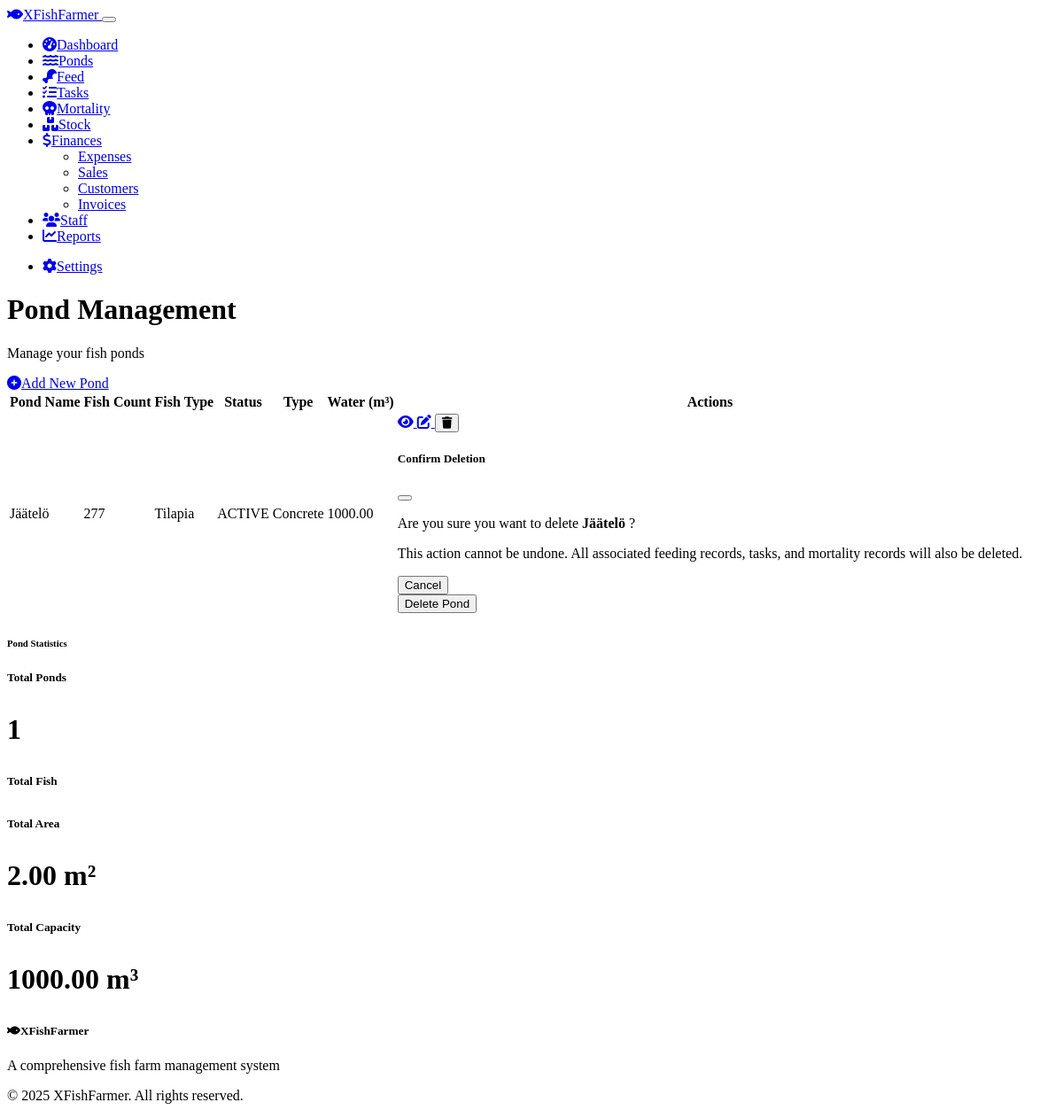
Screenshot of /ponds with the database file from the repository.
### models.py (models this page shows)
class Pond(db.Model):
    __tablename__ = 'ponds'
    id = db.Column(db.Integer, primary_key=True)
    name = db.Column(db.String(100), nullable=False)
    size = db.Column(db.Float, nullable=False)
    water_capacity = db.Column(db.Float, nullable=False)
    fish_count = db.Column(db.Integer, nullable=True)  # New field
    fish_type = db.Column(db.String(50), nullable=False)  # New field for fish type
    pond_type = db.Column(db.String(50), nullable=False)
    location = db.Column(db.String(200))
    mortalities = db.relationship('Mortality', backref='pond    ', lazy=True, cascade="all, delete-orphan")
    notes = db.Column(db.Text)
    status = db.Column(SQLAlchemyEnum(PondStatus), default=PondStatus.ACTIVE, nullable=False)
    date_created = db.Column(db.DateTime, default=datetime.utcnow)
    date_updated = db.Column(db.DateTime, default=datetime.utcnow, onupdate=datetime.utcnow)

### routes.py (the view)
@app.route('/ponds')
def ponds():
    ponds = Pond.query.all()
    return render_template('ponds/index.html', ponds=ponds)

### templates/ponds/index.html (shortened to what this page needs)
{% extends "layout.html" %}
{% block page_title %}Pond Management{% endblock %}
{% block content %}
<div class="row mb-4">
    <div class="col-12">
        <div class="d-flex justify-content-between align-items-center">
            <p class="lead">Manage your fish ponds</p>
            <a href="{{ url_for('create_pond') }}" class="btn btn-primary">
                <i class="fas fa-plus-circle me-2"></i>Add New Pond
            </a>
        </div>
    </div>
</div>
<div class="row">
    <div class="col-12">
        <div class="card shadow">
            <div class="card-body">
                {% if ponds %}
                <div class="table-responsive">
                    <table class="table table-hover">
                        <thead>
                            <tr>
                                <th>Pond Name</th>
                                <th>Fish Count</th>
                                <th>Fish Type</th>
                                <th>Status</th>
                                <th>Type</th>
                                <th>Water (m³)</th>
                                <th>Actions</th>
                            </tr>
                        </thead>
                        <tbody>
                            {% for pond in ponds %}
                            <tr>
                                <td>{{ pond.name }}</td>
                                <td>{{ pond.fish_count }}</td>
                                <td>{{ pond.fish_type }}</td>
                                <td>{{ pond.status.value }}</td>
                                <td>{{ pond.pond_type }}</td>
                                <td>{{ "%.2f"|format(pond.water_capacity) }}</td>
                                <td>
                                    <div class="btn-group">
                                        <a href="{{ url_for('view_pond', pond_id=pond.id) }}" class="btn btn-sm btn-info">
                                            <i class="fas fa-eye"></i>
                                        </a>
                                        <a href="{{ url_for('edit_pond', pond_id=pond.id) }}" class="btn btn-sm btn-warning">
                                            <i class="fas fa-edit"></i>
                                        </a>
                                        <button type="button" class="btn btn-sm btn-danger" data-bs-toggle="modal" data-bs-target="#deletePondModal{{ pond.id }}">
                                            <i class="fas fa-trash"></i>
                                        </button>
                                    </div>
                                    <div class="modal fade" id="deletePondModal{{ pond.id }}" tabindex="-1" aria-labelledby="deletePondModalLabel{{ pond.id }}" aria-hidden="true">
                                        <div class="modal-dialog">
                                            <div class="modal-content">
                                                <div class="modal-header">
                                                    <h5 class="modal-title" id="deletePondModalLabel{{ pond.id }}">Confirm Deletion</h5>
                                                    <button type="button" class="btn-close" data-bs-dismiss="modal" aria-label="Close"></button>
                                                </div>
                                                <div class="modal-body">
                                                    <p>Are you sure you want to delete <strong>{{ pond.name }}</strong>?</p>
                                                    <p class="text-danger">This action cannot be undone. All associated feeding records, tasks, and mortality records will also be deleted.</p>
                                                </div>
                                                <div class="modal-footer">
                                                    <button type="button" class="btn btn-secondary" data-bs-dismiss="modal">Cancel</button>
                                                    <form action="{{ url_for('delete_pond', pond_id=pond.id) }}" method="POST">
                                                        <button type="submit" class="btn btn-danger">Delete Pond</button>
                                                    </form>
                                                </div>
                                            </div>
                                        </div>
                                    </div>
                                </td>
                            </tr>
                            {% endfor %}
                        </tbody>
                    </table>
                </div>
                {% endif %}
            </div>
        </div>
    </div>
</div>
{% if ponds %}
<div class="row mt-4">
    <div class="col-12">
        <div class="card shadow">
            <div class="card-header py-3">
                <h6 class="m-0 font-weight-bold">Pond Statistics</h6>
            </div>
            <div class="card-body">
                <div class="row g-4">
                    <div class="col-md-3">
                        <div class="card text-center">
                            <div class="card-body">
                                <h5 class="card-title">Total Ponds</h5>
                                <p class="stat-value">{{ ponds|length }}</p>
                            </div>
                        </div>
                    </div>
                    <div class="col-md-3">
                        <div class="card text-center">
                            <div class="card-body">
                                <h5 class="card-title">Total Fish</h5>
                            </div>
                        </div>
                    </div>
                    <div class="col-md-3">
                        <div class="card text-center">
                            <div class="card-body">
                                <h5 class="card-title">Total Area</h5>
                                <p class="stat-value">{{ "%.2f"|format(ponds|sum(attribute='size')) }} m²</p>
                            </div>
                        </div>
                    </div>
                    <div class="col-md-3">
                        <div class="card text-center">
                            <div class="card-body">
                                <h5 class="card-title">Total Capacity</h5>
                                <p class="stat-value">{{ "%.2f"|format(ponds|sum(attribute='water_capacity')) }} m³</p>
                            </div>
                        </div>
                    </div>
                </div>
            </div>
        </div>
    </div>
</div>
{% endif %}
{% endblock %}

### static/css/custom.css (style rules this page uses)
.table-responsive { overflow-x: auto; -webkit-overflow-scrolling: touch; }
.stat-value { font-size: 2rem; font-weight: bold; }

### rows the page displays
Pond: name "Jäätelö", fish_count "277", fish_type "Tilapia", status.value "ACTIVE", pond_type "Concrete", water_capacity "1000.00"

### other values shown
{{ ponds|length }} "1"
{{ "%.2f"|format(ponds|sum(attribute='size')) }} "2.00"
{{ "%.2f"|format(ponds|sum(attribute='water_capacity')) }} "1000.00"
